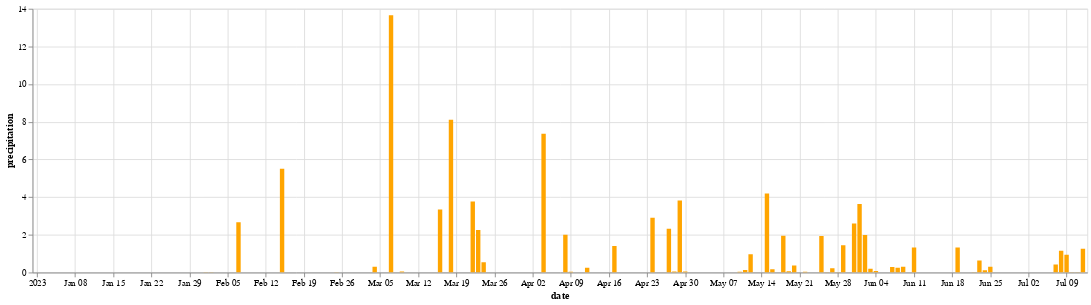

Here is the notebook cell this chart was saved with:
### Code cell
chart =  alt.Chart(df).mark_bar().encode(x="date", y="precipitation", tooltip=['precipitation', 'date']).properties(width=1200, height=300).interactive().configure_mark(color='orange')
chart

### Figure 1 — Vega-Lite specification as saved in the notebook (floating-point values rounded to 4 significant figures; data arrays with more than 128 entries replaced by an {"elided": "..."} marker saying what was removed)
{"config": {"view": {"continuousWidth": 300, "continuousHeight": 300}, "mark": {"color": "orange"}}, "data": {"name": "data-a7569b472853f89b6b020a6a65887c4e"}, "mark": {"type": "bar"}, "encoding": {"tooltip": [{"field": "precipitation", "type": "quantitative"}, {"field": "date", "type": "temporal"}], "x": {"field": "date", "type": "temporal"}, "y": {"field": "precipitation", "type": "quantitative"}}, "height": 300, "params": [{"name": "param_19", "select": {"type": "interval", "encodings": ["x", "y"]}, "bind": "scales"}], "width": 1200, "$schema": "https://vega.github.io/schema/vega-lite/v5.15.1.json", "datasets": {"data-a7569b472853f89b6b020a6a65887c4e": {"elided": "193 records"}}}
